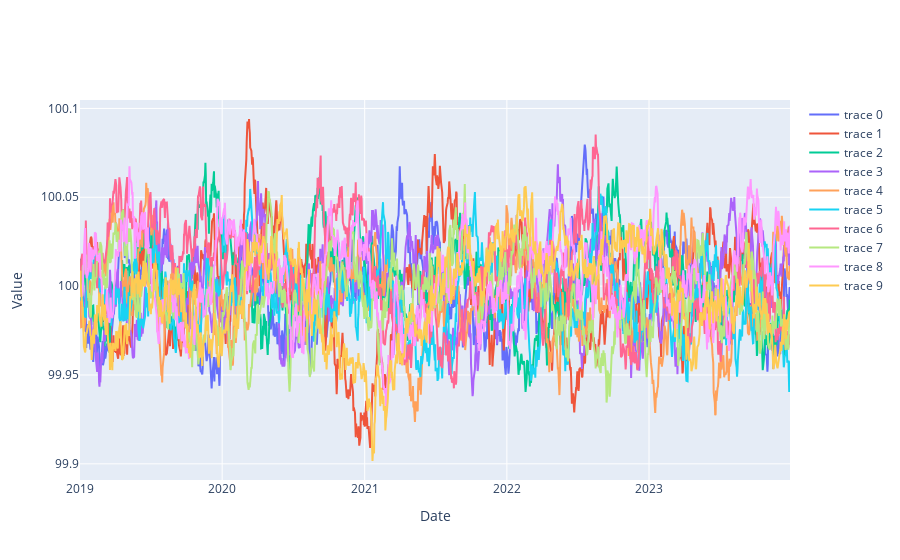

Notebook cell for this chart:
### Code cell
u.plot_plotly_multiple(train)

### Figure 1 — Plotly figure (JSON) as saved in the notebook; plotly's stock layout.template omitted (floating-point values rounded to 4 significant figures; data arrays with more than 128 entries replaced by an {"elided": "..."} marker saying what was removed)
{"data": [{"mode": "lines", "type": "scatter", "x": {"elided": "1304 str values"}, "y": {"elided": "1304 float values"}}, {"mode": "lines", "type": "scatter", "x": {"elided": "1304 str values"}, "y": {"elided": "1304 float values"}}, {"mode": "lines", "type": "scatter", "x": {"elided": "1304 str values"}, "y": {"elided": "1304 float values"}}, {"mode": "lines", "type": "scatter", "x": {"elided": "1304 str values"}, "y": {"elided": "1304 float values"}}, {"mode": "lines", "type": "scatter", "x": {"elided": "1304 str values"}, "y": {"elided": "1304 float values"}}, {"mode": "lines", "type": "scatter", "x": {"elided": "1304 str values"}, "y": {"elided": "1304 float values"}}, {"mode": "lines", "type": "scatter", "x": {"elided": "1304 str values"}, "y": {"elided": "1304 float values"}}, {"mode": "lines", "type": "scatter", "x": {"elided": "1304 str values"}, "y": {"elided": "1304 float values"}}, {"mode": "lines", "type": "scatter", "x": {"elided": "1304 str values"}, "y": {"elided": "1304 float values"}}, {"mode": "lines", "type": "scatter", "x": {"elided": "1304 str values"}, "y": {"elided": "1304 float values"}}], "layout": {"xaxis": {"title": {"text": "Date"}}, "yaxis": {"title": {"text": "Value"}}}}
